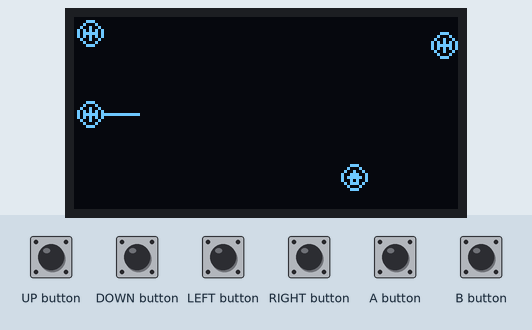
Simulated run of this program. Board: Arduboy, built with avr-gcc and run on an emulated ATmega32U4. Parts: 128×64 one-colour display. Inputs (shaded band) come from the test bench. Random numbers use the default seed unless the program sets one.

Above: at 1.2 s.
1.3 s: UP button pressed for 0.15 s
At 2.1 s:
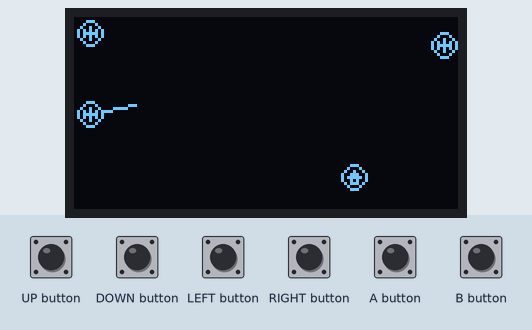
2.9 s: DOWN button pressed for 1 s
At 4.5 s:
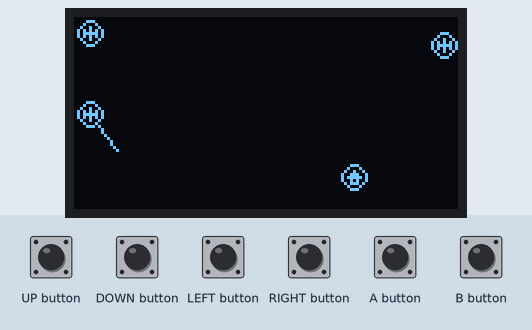
5.4 s: RIGHT button pressed for 0.15 s
At 5.87 s:
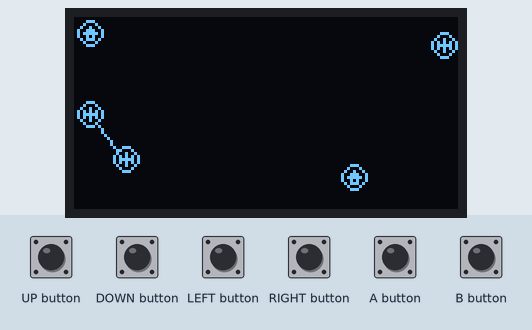
6.1 s: RIGHT button pressed for 1 s
At 6.48 s:
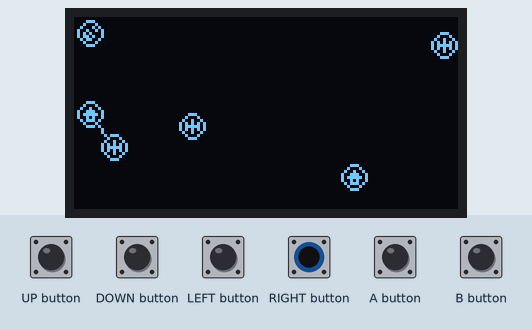
7.7 s: UP button pressed for 1 s
At 8.0 s:
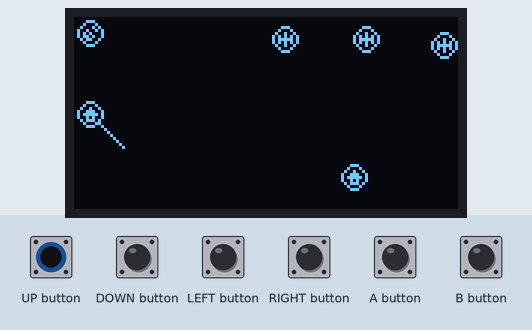
9.3 s: DOWN button pressed for 0.15 s
At 10.6 s:
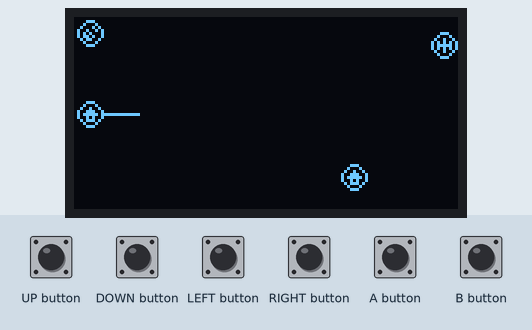
Timing chart, 0 to 11.9 s (numbered marks = the images above; inputs shaded):
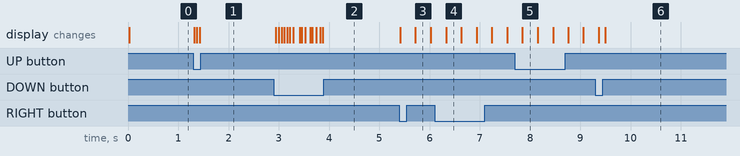

Measured:
- after the input at 1.3 s, the display: first changes at once (image 1 shows a later state)
- after the input at 2.9 s, the display: first changes at once (image 2 shows a later state)
- after the input at 5.4 s, the display: first changes at once (image 3 shows a later state)

The program:

main.cpp
```cpp
#include "global.h"
#include "game.h"

void setup() {
  //arduboy stuff
  ab.setFrameRate(FPS); //framerate to global def
  ab.boot();            //init that shit
  ab.clear();           //clear the screen of any dumb crap that was there before

  Game::init();
}

void loop() {

  if (!ab.nextFrame()) return;  //wait for next frame
  ab.clear();                   //blank the screen
  ab.pollButtons();             //hur durr

  Game::challenge();            //TODO replace this with a pointer, since the game loop will change depending on stuff
  ab.display();                 //make the screen happen
}
```

assets.h
```cpp
#ifndef ASSET_H
#define ASSET_H

//  Begin tileset dump...
//  Begin tileset dump...
//  Begin sprite dump...
//  marbleMask.png
PROGMEM const uint8_t marbleMask[] = {
  9,16,
  0x38,0x7c,0xfe,0xff,0xff,0xff,0xfe,0x7c,0x38,
  0x0,0x0,0x0,0x1,0x1,0x1,0x0,0x0,0x0,
};

//  marbles.png
PROGMEM const uint8_t marbles[] = {
  9,16,
  0x38,0x44,0xba,0x7d,0x7d,0x7d,0xba,0x44,0x38,
  0x0,0x0,0x0,0x1,0x1,0x1,0x0,0x0,0x0,
  0x38,0x44,0xba,0x11,0x7d,0x11,0xba,0x44,0x38,
  0x0,0x0,0x0,0x1,0x1,0x1,0x0,0x0,0x0,
  0x38,0x44,0xb2,0x69,0x51,0x25,0x8a,0x44,0x38,
  0x0,0x0,0x0,0x1,0x1,0x1,0x0,0x0,0x0,
  0x38,0x44,0x92,0x39,0x39,0x39,0x92,0x44,0x38,
  0x0,0x0,0x0,0x1,0x1,0x1,0x0,0x0,0x0,
  0x38,0x44,0xaa,0x5,0x55,0x41,0xaa,0x44,0x38,
  0x0,0x0,0x0,0x1,0x1,0x1,0x0,0x0,0x0,
  0x38,0x44,0x92,0x79,0x5d,0x79,0x92,0x44,0x38,
  0x0,0x0,0x0,0x1,0x1,0x1,0x0,0x0,0x0,
  0x38,0x44,0x82,0x1,0x1,0x1,0x82,0x44,0x38,
  0x0,0x0,0x0,0x1,0x1,0x1,0x0,0x0,0x0,
};

#endif
```

entities.cpp
```cpp
#include "entities.h"
#include "entities/marble.h"

struct Entity *entities[ENTITY_MAX];

void Entities::init() {

  for (uint8_t i = 0; i < ENTITY_MAX; i++) {  //for all entity slots
    entities[i] = NULL;                       //set that shit to null, we got no entities
  }
}

void Entities::step() {
  for (uint8_t i = 0; i < ENTITY_MAX; i++) {
    if (entities[i] != NULL) (*entities[i]->funcptr)(i);
  }
}


//FIXME: this doesn't properly handle the edge case where all entity slots are taken
uint8_t Entities::createMarble(Pos pos, uint8_t aim, MarbleType type) {
  uint8_t firstAvailable = 0;
  while (entities[firstAvailable] != NULL) {
    firstAvailable++;
    if (firstAvailable == ENTITY_MAX) return NULL;  //give up if there's no room
  }                                             //firstAvailable is now an empty entity slot

  Marble *child = new Marble;

  child->pos = pos;
  child->aim = aim;
  child->type = type;
  child->funcptr = marbleWait;

  entities[firstAvailable] = child;

  return firstAvailable;
}

// void Entities::createPNormalBullet(Pos pos, Direction dir) {
//   uint8_t firstAvailable = 0;
//   while (entities[firstAvailable] != NULL) {
//     firstAvailable++;
//     if (firstAvailable == ENTITY_MAX) return;  //give up if there's no room
// }                                             //firstAvailable is now an empty entity slot

//   PNormalBullet *child = new PNormalBullet;

//   child->pos = pos;
//   child->dir = dir;
//   child->funcptr = pNormalBulletStep;

//   entities[firstAvailable] = child;
// }
```

entities.h
```cpp
#ifndef ENTITIES_H
#define ENTITIES_H

#include "global.h"

#define ENTITY_MAX 20

struct Entity {
  void (*funcptr)(uint8_t index);  //a pointer to a public goddamned function being run by the global instance, argument index is the slot that this entity occupies
};

extern struct Entity* entities[ENTITY_MAX];

namespace Entities {
  void step();
  void init();
  uint8_t createMarble(Pos, uint8_t, MarbleType);
};

#endif
```

marble.cpp
```cpp
#include "entities/marble.h"
#include "assets.h"
#include "game.h"

namespace {
  #define MARBLESPEED 1
  #define FIELDTOP 7
  #define FIELDBOTTOM SCREEN_HEIGHT-FIELDTOP
  #define FIELDEND SCREEN_WIDTH-FIELDTOP-7
  void marbleDraw();
};

void roundToMarbleGrid(Pos& pos, MarbleType type){
  //calculate gridX
  //round the marble's x position to the nearest gx point
  pos.x = pos.x>>8; //no subpixels
  pos.x -=3;        //grid is offset 3 pixels horizontally

  pos.x += 3;       //half way adjustment

  pos.x /= 6;       //round off to multiples of 6
  uint8_t gx = pos.x;
  pos.x *= 6;

  pos.x+=3;         //offset

  pos.x = pos.x<<8;

  pos.y = pos.y>>8;
  if ((gx&1)==0) pos.y += 4;
  pos.y += 5; //grid is offset 5 pixels vertically
  pos.y -= 4;
  pos.y /= 8;
  uint8_t gy = pos.y;
  pos.y *= 8;
  if ((gx&1)==0) pos.y -= 4;
  pos.y += 5;         //grid offset
  pos.y = pos.y<<8;

  gx = 20-gx;
  gy-=1;

  Game::grid[gx][gy] = type;
}

void marbleDraw(Marble *me) {
  sprites.drawExternalMask((me->pos.x>>8)-4, (me->pos.y>>8)-4, marbles, marbleMask+2, me->type, 0);
}

void marbleWait(uint8_t index) {
  Marble *me = (Marble *) entities[index]; //FIXME this seems dangerous
  marbleDraw(me);
}

void marbleStep(uint8_t index) {
  Marble *me = (Marble *) entities[index]; //FIXME this seems dangerous

  me->pos.x+=(MARBLESPEED*sin(me->aim*PI/180))*256;
  me->pos.y+=(MARBLESPEED*cos(me->aim*PI/180))*256;

  if ((((me->pos.y)>>8) <= FIELDTOP)
  or (((me->pos.y)>>8) >= (FIELDBOTTOM))) {
    me->pos.y = max(me->pos.y>>8,FIELDTOP)<<8;
    me->pos.y = min(me->pos.y>>8,(FIELDBOTTOM))<<8;
    me->aim = (180-me->aim);
  }

  marbleDraw(me);

  if (ab.justPressed(B_BUTTON)) {
    roundToMarbleGrid(me->pos, me->type);
    // me->funcptr = marbleWait;
    entities[index] = NULL;
    delete me;
  }
}

void marbleFire(uint8_t index, uint8_t aim) {
  Marble *me = (Marble *) entities[index];

  me->funcptr = marbleStep;
  me->aim = aim;
}

void marbleMove(uint8_t index, Pos pos) {
  Marble *me = (Marble *) entities[index];

  me->pos = pos;
}
```

marble.h
```cpp
#ifndef MARBLE_H
#define MARBLE_H

#include "global.h"
#include "entities.h"

struct Marble: public Entity {
  Pos pos;
  uint8_t aim;
  MarbleType type;
};

void marbleStep(uint8_t index);
void marbleWait(uint8_t index);
void marbleFire(uint8_t index, uint8_t aim);
void marbleMove(uint8_t index, Pos pos);

#endif
```

game.cpp
```cpp
#include "game.h"
#include "assets.h"

uint8_t Launcher::aim;
uint8_t Launcher::currentMarble;
uint8_t Launcher::nextMarble;
MarbleType Game::grid [GRIDWIDTH][GRIDHEIGHT];

namespace {
  const Pos firingPos = {
    5<<8,
    32<<8
  };
  const Pos previewPos = {
    5<<8,
    5<<8
  };
};

void Game::init() {
  Launcher::aim = 90;  //init launcher
  Launcher::nextMarble = Entities::createMarble(previewPos, Launcher::aim, random(MARBLETYPES));
  Launcher::currentMarble = Entities::createMarble(firingPos, Launcher::aim, random(MARBLETYPES));
  //init grid
  for (uint8_t gx = 0; gx < GRIDWIDTH; gx++) {
    for (uint8_t gy = 0; gy < GRIDHEIGHT; gy++) {
      Game::grid[gx][gy] = None;
    }
  }
  Game::grid[0][0] = Wings;
  Game::grid[5][5] = Home;
}

void Game::challenge() {
  //////////////////////////////////////////////////////////////////////////////////////////////////////////////////////////
  #define startX SCREEN_WIDTH-5
  #define startY 9

  uint8_t gx;
  uint8_t gy;

  for (gx = 0; gx < GRIDWIDTH; gx++) {
    for (gy = 0; gy < GRIDHEIGHT; gy++) {
      //grid is 6px by 8px, alternating shift 4px down
      if ((int) Game::grid[gx][gy] != None)
        sprites.drawExternalMask((startX-(gx*6))-4, ((startY+(gy*8))-4)+(4*(gx&1)), marbles, marbleMask+2, Game::grid[gx][gy], 0);
    }
  }

  //////////////////////////////////////////////////////////////////////////////////////////////////////////////////////////
  //adjust launcher
  if (ab.pressed(DOWN_BUTTON) && (Launcher::aim>10)) Launcher::aim--;
  else if (ab.pressed(UP_BUTTON) && (Launcher::aim<170)) Launcher::aim++;

  if (ab.justPressed(RIGHT_BUTTON)) {
    marbleFire(Launcher::currentMarble, Launcher::aim);
    Launcher::currentMarble = Launcher::nextMarble;
    marbleMove(Launcher::currentMarble, firingPos);
    Launcher::nextMarble = Entities::createMarble(previewPos, Launcher::aim, random(MARBLETYPES));
  }

  //draw the launcher
  #define LAUNCHER_LENGTH 16
  ab.drawLine(5,32,5+LAUNCHER_LENGTH*sin(Launcher::aim*PI/180),32+LAUNCHER_LENGTH*cos(Launcher::aim*PI/180),WHITE);
  //////////////////////////////////////////////////////////////////////////////////////////////////////////////////////////
  //do entity stuff
  Entities::step();
}
```

game.h
```cpp
#ifndef GAME_H
#define GAME_H

#include "global.h"
#include "entities/marble.h"

#define GRIDWIDTH 20
#define GRIDHEIGHT 6

namespace Game {
  void init();
  void challenge();
  extern MarbleType grid [GRIDWIDTH][GRIDHEIGHT];
};

namespace Launcher {
  extern uint8_t aim;
  extern uint8_t currentMarble;
  extern uint8_t nextMarble;
};

#endif
```

global.cpp
```cpp
#include "global.h"

Arduboy2Base ab;
Sprites sprites;
```

global.h
```cpp
#ifndef GLOBAL_H
#define GLOBAL_H

#include <Arduino.h>
#include <Arduboy2.h>

#define FPS 60

#define SCREEN_WIDTH 128
#define SCREEN_HEIGHT 64

extern Arduboy2Base ab;
extern Sprites sprites;

struct Pos {
  uint16_t x;
  uint16_t y;
};

enum MarbleType {
  White,
  Wings,
  Cloud,
  Spike,
  Waves,
  Home,
  None,
};

#define MARBLETYPES 6

#endif
```
